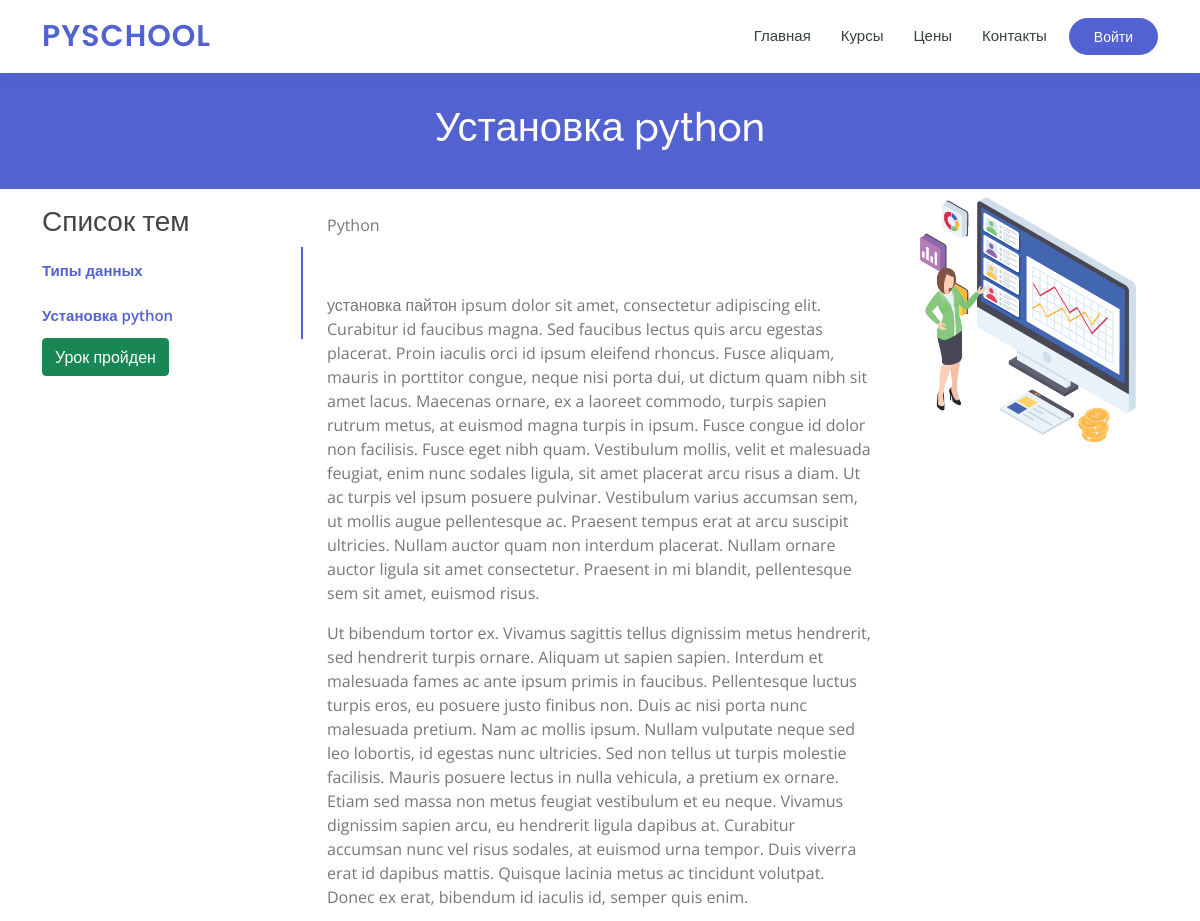
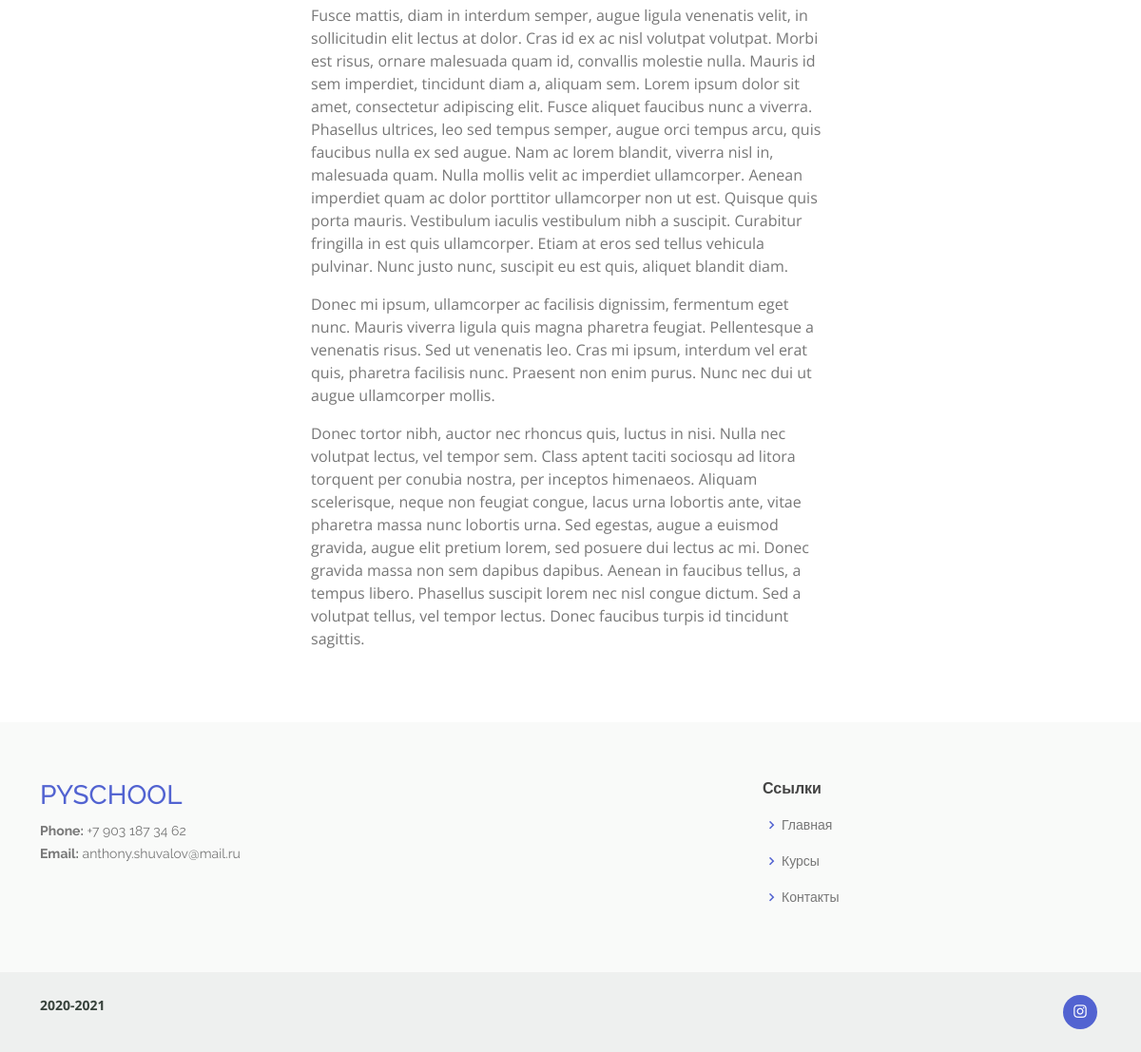
The app's page /lesson/ustanovka-python/ with its own data (2 pictures, top to bottom).
### main/models.py (models this page shows, shortened)
class Lesson(models.Model):
    title = models.CharField(max_length=100, blank=True, verbose_name='Урок')
    slug = models.SlugField(max_length=30, blank=True)
    content = models.TextField(max_length=10000)
    created_at = models.DateField(auto_now_add=True)
    category = models.ForeignKey(Category, on_delete=models.PROTECT, related_name='lessons')
    photo = models.ImageField(upload_to='photos/%Y/%m/%d', blank=True)
    class Meta:
        ordering = ['title']
        verbose_name = 'Урок'
        verbose_name_plural = 'Уроки'

class Category(models.Model):
    title = models.CharField(max_length=100, blank=True, verbose_name='Категория')
    slug = models.SlugField(max_length=30, blank=True)
    photo = models.ImageField(upload_to='photos/%Y/%m/%d', blank=True)
    price = models.CharField(max_length=20, blank=True, verbose_name='Стоимость')
    description = models.CharField(max_length=300, blank=True, verbose_name='Описание курса')
    tutor = models.CharField(max_length=100, blank=True, verbose_name='Преподаватель')
    number_of_members = models.CharField(max_length=10, blank=True, verbose_name='Размер группы')
    category_landing = models.TextField(max_length=5000, blank=True, verbose_name='Лендинг курса')
    def __str__(self):
        return self.title
    class Meta:
        ordering = ['title']
        verbose_name = 'Категория'
        verbose_name_plural = 'Категории'

### main/views.py (the view)
# urls.py: path('lesson/<str:slug>/', GetLesson.as_view(), name='lessons_by_course'),
class GetLesson(DetailView):
    model = Lesson
    template_name = 'main/single_lesson.html'
    context_object_name = 'lesson'
    def get_context_data(self, *, object_list=None, **kwargs):
        context = super().get_context_data(**kwargs)
        context['lessons'] = Lesson.objects.all()
        return context

### main/templates/main/single_lesson.html (shortened to what this page needs)
{% extends 'base.html' %}
{% load static %}
{% block content %}
<main id="main">
    <div class="breadcrumbs" data-aos="fade-in">
        <div class="container">
            <h1>{{ lesson.title }}</h1>
        </div>
    </div>
    <section id="cource-details-tabs" class="cource-details-tabs">
        <div class="container" data-aos="fade-up">
            <div class="row">
                <div class="col-lg-3">
                    <ul class="nav nav-tabs flex-column">
                        <li class="nav-item">
                            <p>
                            <h3>Список тем</h3>
                        </li>
                        {% for i in lessons %}
                        {% if i.category == lesson.category %}
                        <li class="nav-item">
                            <a class="nav-link active show" data-toggle="tab" href="/lesson/{{ i.slug }}">{{ i.title }}</a>
                        </li>
                        {% endif %}
                        {% endfor %}
                    </ul>
                    <a class="btn btn-success"
                       id="completed_lessons"
                       data-user_profile_id="{{ user.profile.id }}"
                       data-course_slug="{{ lesson.category.slug }}"
                       data-last_lesson="{{ request.path|cut:'/lesson/' }}">
                        Урок пройден
                    </a>
                </div>
                <div class="col-lg-9 mt-4 mt-lg-0">
                    <div class="tab-content">
                        <div class="tab-pane active show" id="{{ lesson.title }}">
                            <div class="row">
                                <div class="col-lg-8 details order-2 order-lg-1">
                                    <br>
                                    <p>{{ lesson.category }}</p>
                                    <br>
                                    <p>{{ lesson.content|safe }}</p>
                                </div>
                                <div class="col-lg-4 text-center order-1 order-lg-2">
                                    <img src="assets/img/course-details-tab-1.png" alt="" class="img-fluid">
                                </div>
                            </div>
                        </div>
                    </div>
                </div>
            </div>
        </div>
    </section>
</main>
{% endblock %}

### mysite/static/assets/css/style.css (style rules this page uses)
body { font-family: "Open Sans", sans-serif; color: #444444; }
a { color: #5263d1; text-decoration: none; }
h1, h2, h3, h4, h5, h6 { font-family: "Raleway", sans-serif; }
section { padding: 60px 0; overflow: hidden; }
.breadcrumbs { margin-top: 73px; text-align: center; background: #5263d1; padding: 30px 0; color: #fff; }
.cource-details-tabs { overflow: hidden; padding-top: 0; }
.cource-details-tabs .nav-tabs { border: 0; }
.cource-details-tabs .nav-link { border: 0; padding: 12px 15px 12px 0; transition: 0.3s; color: #37423b; border-radius: 0; border-right: 2px solid #e2e7e4; font-weight: 600; font-size: 15px; }
.cource-details-tabs .nav-link.active { color: #5263d1; border-color: #5263d1; }
.cource-details-tabs .tab-pane.active { -webkit-animation: fadeIn 0.5s ease-out; animation: fadeIn 0.5s ease-out; }
.cource-details-tabs .details p { color: #777777; }

### records on screen
Lesson: title "Установка python", category "Python", content "установка пайтон ipsum dolor sit amet, consectetur adipiscing elit. Curabitur id faucibus magna. Sed faucibus lectus quis arcu egestas placerat. Proin iaculis orci id ipsum eleifend rhoncus. Fusce aliquam, mauris in porttitor congue, neque nisi porta dui, ut dictum quam nibh sit amet lacus. Maecenas ornare, ex a laoreet commodo, turpis sapien rutrum metus, at euismod magna turpis in ipsum. Fusce congue id dolor non facilisis. Fusce eget nibh quam. Vestibulum mollis, velit et malesuada feugiat, enim nunc sodales ligula, sit amet placerat arcu risus a diam. Ut ac turpis vel ipsum posuere pulvinar. Vestibulum varius accumsan sem, ut mollis augue pellentesque ac. Praesent tempus erat at arcu…"
Lesson: title "Типы данных"
